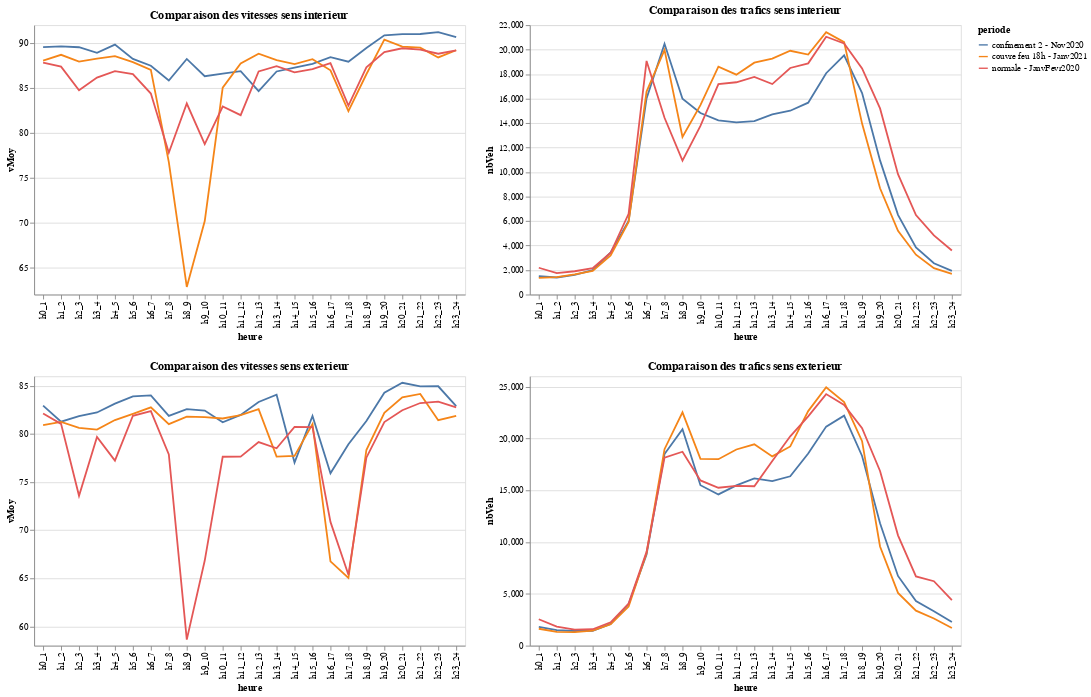

Write notebook code for a chart like this one.
### Code cell
alt.hconcat(alt.vconcat(alt.Chart(dfVtsToutePeriode.loc[dfVtsToutePeriode.sens=='sensinter'], title='Comparaison des vitesses sens interieur').mark_line().encode(
    x = alt.X('heure', sort=alt.Sort([f'h{i}_{i+1}'for i in range(24)])),
    y = alt.Y('vMoy', scale=alt.Scale(zero=False)),
    color='periode'),alt.Chart(dfVtsToutePeriode.loc[dfVtsToutePeriode.sens=='sensexter'], title='Comparaison des vitesses sens exterieur').mark_line().encode(
    x = alt.X('heure', sort=alt.Sort([f'h{i}_{i+1}'for i in range(24)])),
    y = alt.Y('vMoy', scale=alt.Scale(zero=False)),
    color='periode')),
alt.vconcat(alt.Chart(dfTraficToutePeriode.loc[dfTraficToutePeriode.sens=='sensinter'], title='Comparaison des trafics sens interieur').mark_line().encode(
    x = alt.X('heure', sort=alt.Sort([f'h{i}_{i+1}'for i in range(24)])),
    y = alt.Y('nbVeh', scale=alt.Scale(zero=False)),
    color='periode'),alt.Chart(dfTraficToutePeriode.loc[dfTraficToutePeriode.sens=='sensexter'], title='Comparaison des trafics sens exterieur').mark_line().encode(
    x = alt.X('heure', sort=alt.Sort([f'h{i}_{i+1}'for i in range(24)])),
    y = alt.Y('nbVeh', scale=alt.Scale(zero=False)),
    color='periode')))

### Figure 1 — Vega-Lite specification as saved in the notebook (floating-point values rounded to 4 significant figures)
{"config": {"view": {"continuousWidth": 400, "continuousHeight": 300}}, "hconcat": [{"vconcat": [{"data": {"name": "data-f4c3e724ce4f8c31adc46871f297ed31"}, "mark": "line", "encoding": {"color": {"type": "nominal", "field": "periode"}, "x": {"type": "nominal", "field": "heure", "sort": ["h0_1", "h1_2", "h2_3", "h3_4", "h4_5", "h5_6", "h6_7", "h7_8", "h8_9", "h9_10", "h10_11", "h11_12", "h12_13", "h13_14", "h14_15", "h15_16", "h16_17", "h17_18", "h18_19", "h19_20", "h20_21", "h21_22", "h22_23", "h23_24"]}, "y": {"type": "quantitative", "field": "vMoy", "scale": {"zero": false}}}, "title": "Comparaison des vitesses sens interieur"}, {"data": {"name": "data-dd0bc052c8e48e196b8474505cfd2868"}, "mark": "line", "encoding": {"color": {"type": "nominal", "field": "periode"}, "x": {"type": "nominal", "field": "heure", "sort": ["h0_1", "h1_2", "h2_3", "h3_4", "h4_5", "h5_6", "h6_7", "h7_8", "h8_9", "h9_10", "h10_11", "h11_12", "h12_13", "h13_14", "h14_15", "h15_16", "h16_17", "h17_18", "h18_19", "h19_20", "h20_21", "h21_22", "h22_23", "h23_24"]}, "y": {"type": "quantitative", "field": "vMoy", "scale": {"zero": false}}}, "title": "Comparaison des vitesses sens exterieur"}]}, {"vconcat": [{"data": {"name": "data-abf5c44cf3151297c8d784008a537518"}, "mark": "line", "encoding": {"color": {"type": "nominal", "field": "periode"}, "x": {"type": "nominal", "field": "heure", "sort": ["h0_1", "h1_2", "h2_3", "h3_4", "h4_5", "h5_6", "h6_7", "h7_8", "h8_9", "h9_10", "h10_11", "h11_12", "h12_13", "h13_14", "h14_15", "h15_16", "h16_17", "h17_18", "h18_19", "h19_20", "h20_21", "h21_22", "h22_23", "h23_24"]}, "y": {"type": "quantitative", "field": "nbVeh", "scale": {"zero": false}}}, "title": "Comparaison des trafics sens interieur"}, {"data": {"name": "data-a60e6e85957f9c2d99f0741ce3de1d13"}, "mark": "line", "encoding": {"color": {"type": "nominal", "field": "periode"}, "x": {"type": "nominal", "field": "heure", "sort": ["h0_1", "h1_2", "h2_3", "h3_4", "h4_5", "h5_6", "h6_7", "h7_8", "h8_9", "h9_10", "h10_11", "h11_12", "h12_13", "h13_14", "h14_15", "h15_16", "h16_17", "h17_18", "h18_19", "h19_20", "h20_21", "h21_22", "h22_23", "h23_24"]}, "y": {"type": "quantitative", "field": "nbVeh", "scale": {"zero": false}}}, "title": "Comparaison des trafics sens exterieur"}]}], "$schema": "https://vega.github.io/schema/vega-lite/v4.8.1.json", "datasets": {"data-f4c3e724ce4f8c31adc46871f297ed31": [{"heure": "h0_1", "vMoy": 89.55, "V85": 104.8, "typeJour": "JO", "sens": "sensinter", "periode": "confinement 2 - Nov2020"}, {"heure": "h1_2", "vMoy": 89.63, "V85": 105.3, "typeJour": "JO", "sens": "sensinter", "periode": "confinement 2 - Nov2020"}, {"heure": "h2_3", "vMoy": 89.54, "V85": 105.2, "typeJour": "JO", "sens": "sensinter", "periode": "confinement 2 - Nov2020"}, {"heure": "h3_4", "vMoy": 88.92, "V85": 104.5, "typeJour": "JO", "sens": "sensinter", "periode": "confinement 2 - Nov2020"}, {"heure": "h4_5", "vMoy": 89.84, "V85": 105.5, "typeJour": "JO", "sens": "sensinter", "periode": "confinement 2 - Nov2020"}, {"heure": "h5_6", "vMoy": 88.24, "V85": 104.0, "typeJour": "JO", "sens": "sensinter", "periode": "confinement 2 - Nov2020"}, {"heure": "h6_7", "vMoy": 87.48, "V85": 103.0, "typeJour": "JO", "sens": "sensinter", "periode": "confinement 2 - Nov2020"}, {"heure": "h7_8", "vMoy": 85.84, "V85": 101.1, "typeJour": "JO", "sens": "sensinter", "periode": "confinement 2 - Nov2020"}, {"heure": "h8_9", "vMoy": 88.23, "V85": 103.5, "typeJour": "JO", "sens": "sensinter", "periode": "confinement 2 - Nov2020"}, {"heure": "h9_10", "vMoy": 86.31, "V85": 102.0, "typeJour": "JO", "sens": "sensinter", "periode": "confinement 2 - Nov2020"}, {"heure": "h10_11", "vMoy": 86.59, "V85": 102.1, "typeJour": "JO", "sens": "sensinter", "periode": "confinement 2 - Nov2020"}, {"heure": "h11_12", "vMoy": 86.88, "V85": 102.7, "typeJour": "JO", "sens": "sensinter", "periode": "confinement 2 - Nov2020"}, {"heure": "h12_13", "vMoy": 84.64, "V85": 103.1, "typeJour": "JO", "sens": "sensinter", "periode": "confinement 2 - Nov2020"}, {"heure": "h13_14", "vMoy": 86.84, "V85": 103.4, "typeJour": "JO", "sens": "sensinter", "periode": "confinement 2 - Nov2020"}, {"heure": "h14_15", "vMoy": 87.28, "V85": 102.7, "typeJour": "JO", "sens": "sensinter", "periode": "confinement 2 - Nov2020"}, {"heure": "h15_16", "vMoy": 87.68, "V85": 103.2, "typeJour": "JO", "sens": "sensinter", "periode": "confinement 2 - Nov2020"}, {"heure": "h16_17", "vMoy": 88.44, "V85": 103.6, "typeJour": "JO", "sens": "sensinter", "periode": "confinement 2 - Nov2020"}, {"heure": "h17_18", "vMoy": 87.93, "V85": 103.1, "typeJour": "JO", "sens": "sensinter", "periode": "confinement 2 - Nov2020"}, {"heure": "h18_19", "vMoy": 89.46, "V85": 104.3, "typeJour": "JO", "sens": "sensinter", "periode": "confinement 2 - Nov2020"}, {"heure": "h19_20", "vMoy": 90.86, "V85": 105.5, "typeJour": "JO", "sens": "sensinter", "periode": "confinement 2 - Nov2020"}, {"heure": "h20_21", "vMoy": 91.0, "V85": 105.9, "typeJour": "JO", "sens": "sensinter", "periode": "confinement 2 - Nov2020"}, {"heure": "h21_22", "vMoy": 91.01, "V85": 106.0, "typeJour": "JO", "sens": "sensinter", "periode": "confinement 2 - Nov2020"}, {"heure": "h22_23", "vMoy": 91.21, "V85": 105.9, "typeJour": "JO", "sens": "sensinter", "periode": "confinement 2 - Nov2020"}, {"heure": "h23_24", "vMoy": 90.66, "V85": 105.7, "typeJour": "JO", "sens": "sensinter", "periode": "confinement 2 - Nov2020"}, {"heure": "h0_1", "vMoy": 88.05, "V85": 103.6, "typeJour": "JO", "sens": "sensinter", "periode": "couvre feu 18h - Janv2021"}, {"heure": "h1_2", "vMoy": 88.69, "V85": 104.2, "typeJour": "JO", "sens": "sensinter", "periode": "couvre feu 18h - Janv2021"}, {"heure": "h2_3", "vMoy": 87.94, "V85": 103.6, "typeJour": "JO", "sens": "sensinter", "periode": "couvre feu 18h - Janv2021"}, {"heure": "h3_4", "vMoy": 88.26, "V85": 103.9, "typeJour": "JO", "sens": "sensinter", "periode": "couvre feu 18h - Janv2021"}, {"heure": "h4_5", "vMoy": 88.55, "V85": 104.2, "typeJour": "JO", "sens": "sensinter", "periode": "couvre feu 18h - Janv2021"}, {"heure": "h5_6", "vMoy": 87.88, "V85": 103.6, "typeJour": "JO", "sens": "sensinter", "periode": "couvre feu 18h - Janv2021"}, {"heure": "h6_7", "vMoy": 87.01, "V85": 102.5, "typeJour": "JO", "sens": "sensinter", "periode": "couvre feu 18h - Janv2021"}, {"heure": "h7_8", "vMoy": 76.75, "V85": 96.15, "typeJour": "JO", "sens": "sensinter", "periode": "couvre feu 18h - Janv2021"}, {"heure": "h8_9", "vMoy": 62.84, "V85": 88.72, "typeJour": "JO", "sens": "sensinter", "periode": "couvre feu 18h - Janv2021"}, {"heure": "h9_10", "vMoy": 70.18, "V85": 95.2, "typeJour": "JO", "sens": "sensinter", "periode": "couvre feu 18h - Janv2021"}, {"heure": "h10_11", "vMoy": 85.05, "V85": 101.7, "typeJour": "JO", "sens": "sensinter", "periode": "couvre feu 18h - Janv2021"}, {"heure": "h11_12", "vMoy": 87.74, "V85": 103.0, "typeJour": "JO", "sens": "sensinter", "periode": "couvre feu 18h - Janv2021"}, {"heure": "h12_13", "vMoy": 88.83, "V85": 103.9, "typeJour": "JO", "sens": "sensinter", "periode": "couvre feu 18h - Janv2021"}, {"heure": "h13_14", "vMoy": 88.1, "V85": 103.4, "typeJour": "JO", "sens": "sensinter", "periode": "couvre feu 18h - Janv2021"}, {"heure": "h14_15", "vMoy": 87.67, "V85": 103.0, "typeJour": "JO", "sens": "sensinter", "periode": "couvre feu 18h - Janv2021"}, {"heure": "h15_16", "vMoy": 88.21, "V85": 103.4, "typeJour": "JO", "sens": "sensinter", "periode": "couvre feu 18h - Janv2021"}, {"heure": "h16_17", "vMoy": 86.97, "V85": 103.1, "typeJour": "JO", "sens": "sensinter", "periode": "couvre feu 18h - Janv2021"}, {"heure": "h17_18", "vMoy": 82.43, "V85": 103.1, "typeJour": "JO", "sens": "sensinter", "periode": "couvre feu 18h - Janv2021"}, {"heure": "h18_19", "vMoy": 86.53, "V85": 103.7, "typeJour": "JO", "sens": "sensinter", "periode": "couvre feu 18h - Janv2021"}, {"heure": "h19_20", "vMoy": 90.39, "V85": 105.3, "typeJour": "JO", "sens": "sensinter", "periode": "couvre feu 18h - Janv2021"}, {"heure": "h20_21", "vMoy": 89.61, "V85": 104.8, "typeJour": "JO", "sens": "sensinter", "periode": "couvre feu 18h - Janv2021"}, {"heure": "h21_22", "vMoy": 89.5, "V85": 104.8, "typeJour": "JO", "sens": "sensinter", "periode": "couvre feu 18h - Janv2021"}, {"heure": "h22_23", "vMoy": 88.4, "V85": 103.9, "typeJour": "JO", "sens": "sensinter", "periode": "couvre feu 18h - Janv2021"}, {"heure": "h23_24", "vMoy": 89.21, "V85": 104.4, "typeJour": "JO", "sens": "sensinter", "periode": "couvre feu 18h - Janv2021"}, {"heure": "h0_1", "vMoy": 87.84, "V85": 103.0, "typeJour": "JO", "sens": "sensinter", "periode": "normale - JanvFevr2020"}, {"heure": "h1_2", "vMoy": 87.38, "V85": 102.9, "typeJour": "JO", "sens": "sensinter", "periode": "normale - JanvFevr2020"}, {"heure": "h2_3", "vMoy": 84.76, "V85": 101.1, "typeJour": "JO", "sens": "sensinter", "periode": "normale - JanvFevr2020"}, {"heure": "h3_4", "vMoy": 86.16, "V85": 102.0, "typeJour": "JO", "sens": "sensinter", "periode": "normale - JanvFevr2020"}, {"heure": "h4_5", "vMoy": 86.87, "V85": 102.4, "typeJour": "JO", "sens": "sensinter", "periode": "normale - JanvFevr2020"}, {"heure": "h5_6", "vMoy": 86.55, "V85": 102.0, "typeJour": "JO", "sens": "sensinter", "periode": "normale - JanvFevr2020"}, {"heure": "h6_7", "vMoy": 84.38, "V85": 99.18, "typeJour": "JO", "sens": "sensinter", "periode": "normale - JanvFevr2020"}, {"heure": "h7_8", "vMoy": 77.79, "V85": 93.9, "typeJour": "JO", "sens": "sensinter", "periode": "normale - JanvFevr2020"}, {"heure": "h8_9", "vMoy": 83.27, "V85": 100.1, "typeJour": "JO", "sens": "sensinter", "periode": "normale - JanvFevr2020"}, {"heure": "h9_10", "vMoy": 78.75, "V85": 98.27, "typeJour": "JO", "sens": "sensinter", "periode": "normale - JanvFevr2020"}, {"heure": "h10_11", "vMoy": 82.94, "V85": 100.1, "typeJour": "JO", "sens": "sensinter", "periode": "normale - JanvFevr2020"}, {"heure": "h11_12", "vMoy": 81.97, "V85": 99.31, "typeJour": "JO", "sens": "sensinter", "periode": "normale - JanvFevr2020"}, {"heure": "h12_13", "vMoy": 86.85, "V85": 102.4, "typeJour": "JO", "sens": "sensinter", "periode": "normale - JanvFevr2020"}, {"heure": "h13_14", "vMoy": 87.44, "V85": 102.6, "typeJour": "JO", "sens": "sensinter", "periode": "normale - JanvFevr2020"}, {"heure": "h14_15", "vMoy": 86.75, "V85": 102.0, "typeJour": "JO", "sens": "sensinter", "periode": "normale - JanvFevr2020"}, {"heure": "h15_16", "vMoy": 87.11, "V85": 102.3, "typeJour": "JO", "sens": "sensinter", "periode": "normale - JanvFevr2020"}, {"heure": "h16_17", "vMoy": 87.77, "V85": 102.8, "typeJour": "JO", "sens": "sensinter", "periode": "normale - JanvFevr2020"}, {"heure": "h17_18", "vMoy": 83.04, "V85": 101.6, "typeJour": "JO", "sens": "sensinter", "periode": "normale - JanvFevr2020"}, {"heure": "h18_19", "vMoy": 87.3, "V85": 102.6, "typeJour": "JO", "sens": "sensinter", "periode": "normale - JanvFevr2020"}, {"heure": "h19_20", "vMoy": 88.99, "V85": 104.0, "typeJour": "JO", "sens": "sensinter", "periode": "normale - JanvFevr2020"}, {"heure": "h20_21", "vMoy": 89.43, "V85": 104.4, "typeJour": "JO", "sens": "sensinter", "periode": "normale - JanvFevr2020"}, {"heure": "h21_22", "vMoy": 89.27, "V85": 104.2, "typeJour": "JO", "sens": "sensinter", "periode": "normale - JanvFevr2020"}, {"heure": "h22_23", "vMoy": 88.81, "V85": 103.8, "typeJour": "JO", "sens": "sensinter", "periode": "normale - JanvFevr2020"}, {"heure": "h23_24", "vMoy": 89.2, "V85": 104.2, "typeJour": "JO", "sens": "sensinter", "periode": "normale - JanvFevr2020"}], "data-dd0bc052c8e48e196b8474505cfd2868": [{"heure": "h0_1", "vMoy": 82.95, "V85": 98.94, "typeJour": "JO", "sens": "sensexter", "periode": "confinement 2 - Nov2020"}, {"heure": "h1_2", "vMoy": 81.28, "V85": 95.06, "typeJour": "JO", "sens": "sensexter", "periode": "confinement 2 - Nov2020"}, {"heure": "h2_3", "vMoy": 81.87, "V85": 96.46, "typeJour": "JO", "sens": "sensexter", "periode": "confinement 2 - Nov2020"}, {"heure": "h3_4", "vMoy": 82.24, "V85": 97.53, "typeJour": "JO", "sens": "sensexter", "periode": "confinement 2 - Nov2020"}, {"heure": "h4_5", "vMoy": 83.15, "V85": 99.35, "typeJour": "JO", "sens": "sensexter", "periode": "confinement 2 - Nov2020"}, {"heure": "h5_6", "vMoy": 83.91, "V85": 100.9, "typeJour": "JO", "sens": "sensexter", "periode": "confinement 2 - Nov2020"}, {"heure": "h6_7", "vMoy": 84.01, "V85": 100.8, "typeJour": "JO", "sens": "sensexter", "periode": "confinement 2 - Nov2020"}, {"heure": "h7_8", "vMoy": 81.89, "V85": 97.81, "typeJour": "JO", "sens": "sensexter", "periode": "confinement 2 - Nov2020"}, {"heure": "h8_9", "vMoy": 82.58, "V85": 98.61, "typeJour": "JO", "sens": "sensexter", "periode": "confinement 2 - Nov2020"}, {"heure": "h9_10", "vMoy": 82.43, "V85": 98.92, "typeJour": "JO", "sens": "sensexter", "periode": "confinement 2 - Nov2020"}, {"heure": "h10_11", "vMoy": 81.21, "V85": 97.1, "typeJour": "JO", "sens": "sensexter", "periode": "confinement 2 - Nov2020"}, {"heure": "h11_12", "vMoy": 81.98, "V85": 98.12, "typeJour": "JO", "sens": "sensexter", "periode": "confinement 2 - Nov2020"}, {"heure": "h12_13", "vMoy": 83.32, "V85": 100.5, "typeJour": "JO", "sens": "sensexter", "periode": "confinement 2 - Nov2020"}, {"heure": "h13_14", "vMoy": 84.08, "V85": 101.6, "typeJour": "JO", "sens": "sensexter", "periode": "confinement 2 - Nov2020"}, {"heure": "h14_15", "vMoy": 77.03, "V85": 97.95, "typeJour": "JO", "sens": "sensexter", "periode": "confinement 2 - Nov2020"}, {"heure": "h15_16", "vMoy": 81.88, "V85": 98.93, "typeJour": "JO", "sens": "sensexter", "periode": "confinement 2 - Nov2020"}, {"heure": "h16_17", "vMoy": 75.92, "V85": 96.36, "typeJour": "JO", "sens": "sensexter", "periode": "confinement 2 - Nov2020"}, {"heure": "h17_18", "vMoy": 78.93, "V85": 95.48, "typeJour": "JO", "sens": "sensexter", "periode": "confinement 2 - Nov2020"}, {"heure": "h18_19", "vMoy": 81.34, "V85": 97.34, "typeJour": "JO", "sens": "sensexter", "periode": "confinement 2 - Nov2020"}, {"heure": "h19_20", "vMoy": 84.29, "V85": 100.8, "typeJour": "JO", "sens": "sensexter", "periode": "confinement 2 - Nov2020"}, {"heure": "h20_21", "vMoy": 85.32, "V85": 102.0, "typeJour": "JO", "sens": "sensexter", "periode": "confinement 2 - Nov2020"}, {"heure": "h21_22", "vMoy": 84.95, "V85": 101.7, "typeJour": "JO", "sens": "sensexter", "periode": "confinement 2 - Nov2020"}, {"heure": "h22_23", "vMoy": 84.96, "V85": 101.5, "typeJour": "JO", "sens": "sensexter", "periode": "confinement 2 - Nov2020"}, {"heure": "h23_24", "vMoy": 82.9, "V85": 98.66, "typeJour": "JO", "sens": "sensexter", "periode": "confinement 2 - Nov2020"}, {"heure": "h0_1", "vMoy": 80.92, "V85": 93.26, "typeJour": "JO", "sens": "sensexter", "periode": "couvre feu 18h - Janv2021"}, {"heure": "h1_2", "vMoy": 81.26, "V85": 94.4, "typeJour": "JO", "sens": "sensexter", "periode": "couvre feu 18h - Janv2021"}, {"heure": "h2_3", "vMoy": 80.63, "V85": 91.83, "typeJour": "JO", "sens": "sensexter", "periode": "couvre feu 18h - Janv2021"}, {"heure": "h3_4", "vMoy": 80.46, "V85": 93.82, "typeJour": "JO", "sens": "sensexter", "periode": "couvre feu 18h - Janv2021"}, {"heure": "h4_5", "vMoy": 81.45, "V85": 95.84, "typeJour": "JO", "sens": "sensexter", "periode": "couvre feu 18h - Janv2021"}, {"heure": "h5_6", "vMoy": 82.1, "V85": 98.71, "typeJour": "JO", "sens": "sensexter", "periode": "couvre feu 18h - Janv2021"}, {"heure": "h6_7", "vMoy": 82.77, "V85": 99.08, "typeJour": "JO", "sens": "sensexter", "periode": "couvre feu 18h - Janv2021"}, {"heure": "h7_8", "vMoy": 81.02, "V85": 95.98, "typeJour": "JO", "sens": "sensexter", "periode": "couvre feu 18h - Janv2021"}, {"heure": "h8_9", "vMoy": 81.8, "V85": 96.85, "typeJour": "JO", "sens": "sensexter", "periode": "couvre feu 18h - Janv2021"}, {"heure": "h9_10", "vMoy": 81.76, "V85": 97.04, "typeJour": "JO", "sens": "sensexter", "periode": "couvre feu 18h - Janv2021"}, {"heure": "h10_11", "vMoy": 81.61, "V85": 96.59, "typeJour": "JO", "sens": "sensexter", "periode": "couvre feu 18h - Janv2021"}, {"heure": "h11_12", "vMoy": 81.96, "V85": 97.14, "typeJour": "JO", "sens": "sensexter", "periode": "couvre feu 18h - Janv2021"}, {"heure": "h12_13", "vMoy": 82.57, "V85": 98.5, "typeJour": "JO", "sens": "sensexter", "periode": "couvre feu 18h - Janv2021"}, {"heure": "h13_14", "vMoy": 77.64, "V85": 96.83, "typeJour": "JO", "sens": "sensexter", "periode": "couvre feu 18h - Janv2021"}, {"heure": "h14_15", "vMoy": 77.72, "V85": 96.43, "typeJour": "JO", "sens": "sensexter", "periode": "couvre feu 18h - Janv2021"}, {"heure": "h15_16", "vMoy": 81.03, "V85": 96.33, "typeJour": "JO", "sens": "sensexter", "periode": "couvre feu 18h - Janv2021"}, {"heure": "h16_17", "vMoy": 66.76, "V85": 87.49, "typeJour": "JO", "sens": "sensexter", "periode": "couvre feu 18h - Janv2021"}, {"heure": "h17_18", "vMoy": 65.05, "V85": 85.53, "typeJour": "JO", "sens": "sensexter", "periode": "couvre feu 18h - Janv2021"}, {"heure": "h18_19", "vMoy": 78.34, "V85": 93.87, "typeJour": "JO", "sens": "sensexter", "periode": "couvre feu 18h - Janv2021"}, {"heure": "h19_20", "vMoy": 82.2, "V85": 98.78, "typeJour": "JO", "sens": "sensexter", "periode": "couvre feu 18h - Janv2021"}, {"heure": "h20_21", "vMoy": 83.8, "V85": 100.3, "typeJour": "JO", "sens": "sensexter", "periode": "couvre feu 18h - Janv2021"}, {"heure": "h21_22", "vMoy": 84.17, "V85": 100.5, "typeJour": "JO", "sens": "sensexter", "periode": "couvre feu 18h - Janv2021"}, {"heure": "h22_23", "vMoy": 81.43, "V85": 97.39, "typeJour": "JO", "sens": "sensexter", "periode": "couvre feu 18h - Janv2021"}, {"heure": "h23_24", "vMoy": 81.89, "V85": 96.17, "typeJour": "JO", "sens": "sensexter", "periode": "couvre feu 18h - Janv2021"}, {"heure": "h0_1", "vMoy": 82.13, "V85": 96.54, "typeJour": "JO", "sens": "sensexter", "periode": "normale - JanvFevr2020"}, {"heure": "h1_2", "vMoy": 81.05, "V85": 94.37, "typeJour": "JO", "sens": "sensexter", "periode": "normale - JanvFevr2020"}, {"heure": "h2_3", "vMoy": 73.57, "V85": 89.41, "typeJour": "JO", "sens": "sensexter", "periode": "normale - JanvFevr2020"}, {"heure": "h3_4", "vMoy": 79.68, "V85": 91.98, "typeJour": "JO", "sens": "sensexter", "periode": "normale - JanvFevr2020"}, {"heure": "h4_5", "vMoy": 77.24, "V85": 93.54, "typeJour": "JO", "sens": "sensexter", "periode": "normale - JanvFevr2020"}, {"heure": "h5_6", "vMoy": 81.89, "V85": 97.86, "typeJour": "JO", "sens": "sensexter", "periode": "normale - JanvFevr2020"}, {"heure": "h6_7", "vMoy": 82.38, "V85": 98.25, "typeJour": "JO", "sens": "sensexter", "periode": "normale - JanvFevr2020"}, {"heure": "h7_8", "vMoy": 77.87, "V85": 94.61, "typeJour": "JO", "sens": "sensexter", "periode": "normale - JanvFevr2020"}, {"heure": "h8_9", "vMoy": 58.63, "V85": 86.64, "typeJour": "JO", "sens": "sensexter", "periode": "normale - JanvFevr2020"}, {"heure": "h9_10", "vMoy": 66.85, "V85": 89.9, "typeJour": "JO", "sens": "sensexter", "periode": "normale - JanvFevr2020"}, {"heure": "h10_11", "vMoy": 77.64, "V85": 94.91, "typeJour": "JO", "sens": "sensexter", "periode": "normale - JanvFevr2020"}, {"heure": "h11_12", "vMoy": 77.65, "V85": 94.37, "typeJour": "JO", "sens": "sensexter", "periode": "normale - JanvFevr2020"}, {"heure": "h12_13", "vMoy": 79.16, "V85": 97.17, "typeJour": "JO", "sens": "sensexter", "periode": "normale - JanvFevr2020"}, {"heure": "h13_14", "vMoy": 78.52, "V85": 95.57, "typeJour": "JO", "sens": "sensexter", "periode": "normale - JanvFevr2020"}, {"heure": "h14_15", "vMoy": 80.75, "V85": 96.45, "typeJour": "JO", "sens": "sensexter", "periode": "normale - JanvFevr2020"}, {"heure": "h15_16", "vMoy": 80.71, "V85": 96.06, "typeJour": "JO", "sens": "sensexter", "periode": "normale - JanvFevr2020"}, {"heure": "h16_17", "vMoy": 70.86, "V85": 88.8, "typeJour": "JO", "sens": "sensexter", "periode": "normale - JanvFevr2020"}, {"heure": "h17_18", "vMoy": 65.36, "V85": 86.29, "typeJour": "JO", "sens": "sensexter", "periode": "normale - JanvFevr2020"}, {"heure": "h18_19", "vMoy": 77.54, "V85": 91.68, "typeJour": "JO", "sens": "sensexter", "periode": "normale - JanvFevr2020"}, {"heure": "h19_20", "vMoy": 81.24, "V85": 96.68, "typeJour": "JO", "sens": "sensexter", "periode": "normale - JanvFevr2020"}, {"heure": "h20_21", "vMoy": 82.47, "V85": 98.21, "typeJour": "JO", "sens": "sensexter", "periode": "normale - JanvFevr2020"}, {"heure": "h21_22", "vMoy": 83.22, "V85": 98.57, "typeJour": "JO", "sens": "sensexter", "periode": "normale - JanvFevr2020"}, {"heure": "h22_23", "vMoy": 83.37, "V85": 98.35, "typeJour": "JO", "sens": "sensexter", "periode": "normale - JanvFevr2020"}, {"heure": "h23_24", "vMoy": 82.77, "V85": 97.75, "typeJour": "JO", "sens": "sensexter", "periode": "normale - JanvFevr2020"}], "data-abf5c44cf3151297c8d784008a537518": [{"heure": "h0_1", "sens": "sensinter", "nbVeh": 1493, "periode": "confinement 2 - Nov2020"}, {"heure": "h10_11", "sens": "sensinter", "nbVeh": 14230, "periode": "confinement 2 - Nov2020"}, {"heure": "h11_12", "sens": "sensinter", "nbVeh": 14061, "periode": "confinement 2 - Nov2020"}, {"heure": "h12_13", "sens": "sensinter", "nbVeh": 14158, "periode": "confinement 2 - Nov2020"}, {"heure": "h13_14", "sens": "sensinter", "nbVeh": 14710, "periode": "confinement 2 - Nov2020"}, {"heure": "h14_15", "sens": "sensinter", "nbVeh": 15009, "periode": "confinement 2 - Nov2020"}, {"heure": "h15_16", "sens": "sensinter", "nbVeh": 15668, "periode": "confinement 2 - Nov2020"}, {"heure": "h16_17", "sens": "sensinter", "nbVeh": 18075, "periode": "confinement 2 - Nov2020"}, {"heure": "h17_18", "sens": "sensinter", "nbVeh": 19533, "periode": "confinement 2 - Nov2020"}, {"heure": "h18_19", "sens": "sensinter", "nbVeh": 16452, "periode": "confinement 2 - Nov2020"}, {"heure": "h19_20", "sens": "sensinter", "nbVeh": 10955, "periode": "confinement 2 - Nov2020"}, {"heure": "h1_2", "sens": "sensinter", "nbVeh": 1392, "periode": "confinement 2 - Nov2020"}, {"heure": "h20_21", "sens": "sensinter", "nbVeh": 6508, "periode": "confinement 2 - Nov2020"}, {"heure": "h21_22", "sens": "sensinter", "nbVeh": 3857, "periode": "confinement 2 - Nov2020"}, {"heure": "h22_23", "sens": "sensinter", "nbVeh": 2552, "periode": "confinement 2 - Nov2020"}, {"heure": "h23_24", "sens": "sensinter", "nbVeh": 1936, "periode": "confinement 2 - Nov2020"}, {"heure": "h2_3", "sens": "sensinter", "nbVeh": 1598, "periode": "confinement 2 - Nov2020"}, {"heure": "h3_4", "sens": "sensinter", "nbVeh": 1994, "periode": "confinement 2 - Nov2020"}, {"heure": "h4_5", "sens": "sensinter", "nbVeh": 3437, "periode": "confinement 2 - Nov2020"}, {"heure": "h5_6", "sens": "sensinter", "nbVeh": 6009, "periode": "confinement 2 - Nov2020"}, {"heure": "h6_7", "sens": "sensinter", "nbVeh": 16015, "periode": "confinement 2 - Nov2020"}, {"heure": "h7_8", "sens": "sensinter", "nbVeh": 20476, "periode": "confinement 2 - Nov2020"}, {"heure": "h8_9", "sens": "sensinter", "nbVeh": 15992, "periode": "confinement 2 - Nov2020"}, {"heure": "h9_10", "sens": "sensinter", "nbVeh": 14822, "periode": "confinement 2 - Nov2020"}, {"heure": "h0_1", "sens": "sensinter", "nbVeh": 1363, "periode": "couvre feu 18h - Janv2021"}, {"heure": "h10_11", "sens": "sensinter", "nbVeh": 18611, "periode": "couvre feu 18h - Janv2021"}, {"heure": "h11_12", "sens": "sensinter", "nbVeh": 17959, "periode": "couvre feu 18h - Janv2021"}, {"heure": "h12_13", "sens": "sensinter", "nbVeh": 18938, "periode": "couvre feu 18h - Janv2021"}, {"heure": "h13_14", "sens": "sensinter", "nbVeh": 19270, "periode": "couvre feu 18h - Janv2021"}, {"heure": "h14_15", "sens": "sensinter", "nbVeh": 19905, "periode": "couvre feu 18h - Janv2021"}, {"heure": "h15_16", "sens": "sensinter", "nbVeh": 19592, "periode": "couvre feu 18h - Janv2021"}, {"heure": "h16_17", "sens": "sensinter", "nbVeh": 21422, "periode": "couvre feu 18h - Janv2021"}, {"heure": "h17_18", "sens": "sensinter", "nbVeh": 20616, "periode": "couvre feu 18h - Janv2021"}, {"heure": "h18_19", "sens": "sensinter", "nbVeh": 13959, "periode": "couvre feu 18h - Janv2021"}, {"heure": "h19_20", "sens": "sensinter", "nbVeh": 8677, "periode": "couvre feu 18h - Janv2021"}, {"heure": "h1_2", "sens": "sensinter", "nbVeh": 1429, "periode": "couvre feu 18h - Janv2021"}, {"heure": "h20_21", "sens": "sensinter", "nbVeh": 5205, "periode": "couvre feu 18h - Janv2021"}, {"heure": "h21_22", "sens": "sensinter", "nbVeh": 3253, "periode": "couvre feu 18h - Janv2021"}, {"heure": "h22_23", "sens": "sensinter", "nbVeh": 2150, "periode": "couvre feu 18h - Janv2021"}, {"heure": "h23_24", "sens": "sensinter", "nbVeh": 1696, "periode": "couvre feu 18h - Janv2021"}, {"heure": "h2_3", "sens": "sensinter", "nbVeh": 1640, "periode": "couvre feu 18h - Janv2021"}, {"heure": "h3_4", "sens": "sensinter", "nbVeh": 1937, "periode": "couvre feu 18h - Janv2021"}, {"heure": "h4_5", "sens": "sensinter", "nbVeh": 3188, "periode": "couvre feu 18h - Janv2021"}, {"heure": "h5_6", "sens": "sensinter", "nbVeh": 5921, "periode": "couvre feu 18h - Janv2021"}, {"heure": "h6_7", "sens": "sensinter", "nbVeh": 16575, "periode": "couvre feu 18h - Janv2021"}, {"heure": "h7_8", "sens": "sensinter", "nbVeh": 19979, "periode": "couvre feu 18h - Janv2021"}, {"heure": "h8_9", "sens": "sensinter", "nbVeh": 12877, "periode": "couvre feu 18h - Janv2021"}, {"heure": "h9_10", "sens": "sensinter", "nbVeh": 15472, "periode": "couvre feu 18h - Janv2021"}, {"heure": "h0_1", "sens": "sensinter", "nbVeh": 2189, "periode": "normale - JanvFevr2020"}, {"heure": "h10_11", "sens": "sensinter", "nbVeh": 17184, "periode": "normale - JanvFevr2020"}, {"heure": "h11_12", "sens": "sensinter", "nbVeh": 17336, "periode": "normale - JanvFevr2020"}, {"heure": "h12_13", "sens": "sensinter", "nbVeh": 17772, "periode": "normale - JanvFevr2020"}, {"heure": "h13_14", "sens": "sensinter", "nbVeh": 17188, "periode": "normale - JanvFevr2020"}, {"heure": "h14_15", "sens": "sensinter", "nbVeh": 18503, "periode": "normale - JanvFevr2020"}, {"heure": "h15_16", "sens": "sensinter", "nbVeh": 18880, "periode": "normale - JanvFevr2020"}, {"heure": "h16_17", "sens": "sensinter", "nbVeh": 21053, "periode": "normale - JanvFevr2020"}, {"heure": "h17_18", "sens": "sensinter", "nbVeh": 20510, "periode": "normale - JanvFevr2020"}, {"heure": "h18_19", "sens": "sensinter", "nbVeh": 18471, "periode": "normale - JanvFevr2020"}, {"heure": "h19_20", "sens": "sensinter", "nbVeh": 15199, "periode": "normale - JanvFevr2020"}, {"heure": "h1_2", "sens": "sensinter", "nbVeh": 1744, "periode": "normale - JanvFevr2020"}, {"heure": "h20_21", "sens": "sensinter", "nbVeh": 9832, "periode": "normale - JanvFevr2020"}, {"heure": "h21_22", "sens": "sensinter", "nbVeh": 6486, "periode": "normale - JanvFevr2020"}, {"heure": "h22_23", "sens": "sensinter", "nbVeh": 4825, "periode": "normale - JanvFevr2020"}, {"heure": "h23_24", "sens": "sensinter", "nbVeh": 3593, "periode": "normale - JanvFevr2020"}, {"heure": "h2_3", "sens": "sensinter", "nbVeh": 1902, "periode": "normale - JanvFevr2020"}, {"heure": "h3_4", "sens": "sensinter", "nbVeh": 2148, "periode": "normale - JanvFevr2020"}, {"heure": "h4_5", "sens": "sensinter", "nbVeh": 3412, "periode": "normale - JanvFevr2020"}, {"heure": "h5_6", "sens": "sensinter", "nbVeh": 6594, "periode": "normale - JanvFevr2020"}, {"heure": "h6_7", "sens": "sensinter", "nbVeh": 19076, "periode": "normale - JanvFevr2020"}, {"heure": "h7_8", "sens": "sensinter", "nbVeh": 14436, "periode": "normale - JanvFevr2020"}, {"heure": "h8_9", "sens": "sensinter", "nbVeh": 10930, "periode": "normale - JanvFevr2020"}, {"heure": "h9_10", "sens": "sensinter", "nbVeh": 13772, "periode": "normale - JanvFevr2020"}], "data-a60e6e85957f9c2d99f0741ce3de1d13": [{"heure": "h0_1", "sens": "sensexter", "nbVeh": 1805, "periode": "confinement 2 - Nov2020"}, {"heure": "h10_11", "sens": "sensexter", "nbVeh": 14596, "periode": "confinement 2 - Nov2020"}, {"heure": "h11_12", "sens": "sensexter", "nbVeh": 15465, "periode": "confinement 2 - Nov2020"}, {"heure": "h12_13", "sens": "sensexter", "nbVeh": 16141, "periode": "confinement 2 - Nov2020"}, {"heure": "h13_14", "sens": "sensexter", "nbVeh": 15886, "periode": "confinement 2 - Nov2020"}, {"heure": "h14_15", "sens": "sensexter", "nbVeh": 16344, "periode": "confinement 2 - Nov2020"}, {"heure": "h15_16", "sens": "sensexter", "nbVeh": 18552, "periode": "confinement 2 - Nov2020"}, {"heure": "h16_17", "sens": "sensexter", "nbVeh": 21141, "periode": "confinement 2 - Nov2020"}, {"heure": "h17_18", "sens": "sensexter", "nbVeh": 22200, "periode": "confinement 2 - Nov2020"}, {"heure": "h18_19", "sens": "sensexter", "nbVeh": 18309, "periode": "confinement 2 - Nov2020"}, {"heure": "h19_20", "sens": "sensexter", "nbVeh": 11814, "periode": "confinement 2 - Nov2020"}, {"heure": "h1_2", "sens": "sensexter", "nbVeh": 1497, "periode": "confinement 2 - Nov2020"}, {"heure": "h20_21", "sens": "sensexter", "nbVeh": 6728, "periode": "confinement 2 - Nov2020"}, {"heure": "h21_22", "sens": "sensexter", "nbVeh": 4310, "periode": "confinement 2 - Nov2020"}, {"heure": "h22_23", "sens": "sensexter", "nbVeh": 3330, "periode": "confinement 2 - Nov2020"}, {"heure": "h23_24", "sens": "sensexter", "nbVeh": 2282, "periode": "confinement 2 - Nov2020"}, {"heure": "h2_3", "sens": "sensexter", "nbVeh": 1415, "periode": "confinement 2 - Nov2020"}, {"heure": "h3_4", "sens": "sensexter", "nbVeh": 1431, "periode": "confinement 2 - Nov2020"}, {"heure": "h4_5", "sens": "sensexter", "nbVeh": 2100, "periode": "confinement 2 - Nov2020"}, {"heure": "h5_6", "sens": "sensexter", "nbVeh": 4019, "periode": "confinement 2 - Nov2020"}, {"heure": "h6_7", "sens": "sensexter", "nbVeh": 8788, "periode": "confinement 2 - Nov2020"}, {"heure": "h7_8", "sens": "sensexter", "nbVeh": 18497, "periode": "confinement 2 - Nov2020"}, {"heure": "h8_9", "sens": "sensexter", "nbVeh": 20893, "periode": "confinement 2 - Nov2020"}, {"heure": "h9_10", "sens": "sensexter", "nbVeh": 15482, "periode": "confinement 2 - Nov2020"}, {"heure": "h0_1", "sens": "sensexter", "nbVeh": 1633, "periode": "couvre feu 18h - Janv2021"}, {"heure": "h10_11", "sens": "sensexter", "nbVeh": 17998, "periode": "couvre feu 18h - Janv2021"}, {"heure": "h11_12", "sens": "sensexter", "nbVeh": 18933, "periode": "couvre feu 18h - Janv2021"}, {"heure": "h12_13", "sens": "sensexter", "nbVeh": 19435, "periode": "couvre feu 18h - Janv2021"}, {"heure": "h13_14", "sens": "sensexter", "nbVeh": 18265, "periode": "couvre feu 18h - Janv2021"}, {"heure": "h14_15", "sens": "sensexter", "nbVeh": 19230, "periode": "couvre feu 18h - Janv2021"}, {"heure": "h15_16", "sens": "sensexter", "nbVeh": 22639, "periode": "couvre feu 18h - Janv2021"}, {"heure": "h16_17", "sens": "sensexter", "nbVeh": 24934, "periode": "couvre feu 18h - Janv2021"}, {"heure": "h17_18", "sens": "sensexter", "nbVeh": 23501, "periode": "couvre feu 18h - Janv2021"}, {"heure": "h18_19", "sens": "sensexter", "nbVeh": 19735, "periode": "couvre feu 18h - Janv2021"}, {"heure": "h19_20", "sens": "sensexter", "nbVeh": 9571, "periode": "couvre feu 18h - Janv2021"}, {"heure": "h1_2", "sens": "sensexter", "nbVeh": 1333, "periode": "couvre feu 18h - Janv2021"}, {"heure": "h20_21", "sens": "sensexter", "nbVeh": 5090, "periode": "couvre feu 18h - Janv2021"}, {"heure": "h21_22", "sens": "sensexter", "nbVeh": 3380, "periode": "couvre feu 18h - Janv2021"}, {"heure": "h22_23", "sens": "sensexter", "nbVeh": 2617, "periode": "couvre feu 18h - Janv2021"}, {"heure": "h23_24", "sens": "sensexter", "nbVeh": 1711, "periode": "couvre feu 18h - Janv2021"}, {"heure": "h2_3", "sens": "sensexter", "nbVeh": 1298, "periode": "couvre feu 18h - Janv2021"}, {"heure": "h3_4", "sens": "sensexter", "nbVeh": 1461, "periode": "couvre feu 18h - Janv2021"}, {"heure": "h4_5", "sens": "sensexter", "nbVeh": 2061, "periode": "couvre feu 18h - Janv2021"}, {"heure": "h5_6", "sens": "sensexter", "nbVeh": 3775, "periode": "couvre feu 18h - Janv2021"}, {"heure": "h6_7", "sens": "sensexter", "nbVeh": 8951, "periode": "couvre feu 18h - Janv2021"}, {"heure": "h7_8", "sens": "sensexter", "nbVeh": 18963, "periode": "couvre feu 18h - Janv2021"}, {"heure": "h8_9", "sens": "sensexter", "nbVeh": 22520, "periode": "couvre feu 18h - Janv2021"}, {"heure": "h9_10", "sens": "sensexter", "nbVeh": 18021, "periode": "couvre feu 18h - Janv2021"}, {"heure": "h0_1", "sens": "sensexter", "nbVeh": 2549, "periode": "normale - JanvFevr2020"}, {"heure": "h10_11", "sens": "sensexter", "nbVeh": 15244, "periode": "normale - JanvFevr2020"}, {"heure": "h11_12", "sens": "sensexter", "nbVeh": 15416, "periode": "normale - JanvFevr2020"}, {"heure": "h12_13", "sens": "sensexter", "nbVeh": 15383, "periode": "normale - JanvFevr2020"}, {"heure": "h13_14", "sens": "sensexter", "nbVeh": 17828, "periode": "normale - JanvFevr2020"}, {"heure": "h14_15", "sens": "sensexter", "nbVeh": 20205, "periode": "normale - JanvFevr2020"}, {"heure": "h15_16", "sens": "sensexter", "nbVeh": 22136, "periode": "normale - JanvFevr2020"}, {"heure": "h16_17", "sens": "sensexter", "nbVeh": 24278, "periode": "normale - JanvFevr2020"}, {"heure": "h17_18", "sens": "sensexter", "nbVeh": 23231, "periode": "normale - JanvFevr2020"}, {"heure": "h18_19", "sens": "sensexter", "nbVeh": 20990, "periode": "normale - JanvFevr2020"}, {"heure": "h19_20", "sens": "sensexter", "nbVeh": 16857, "periode": "normale - JanvFevr2020"}, {"heure": "h1_2", "sens": "sensexter", "nbVeh": 1842, "periode": "normale - JanvFevr2020"}, {"heure": "h20_21", "sens": "sensexter", "nbVeh": 10646, "periode": "normale - JanvFevr2020"}, {"heure": "h21_22", "sens": "sensexter", "nbVeh": 6679, "periode": "normale - JanvFevr2020"}, {"heure": "h22_23", "sens": "sensexter", "nbVeh": 6221, "periode": "normale - JanvFevr2020"}, {"heure": "h23_24", "sens": "sensexter", "nbVeh": 4396, "periode": "normale - JanvFevr2020"}, {"heure": "h2_3", "sens": "sensexter", "nbVeh": 1542, "periode": "normale - JanvFevr2020"}, {"heure": "h3_4", "sens": "sensexter", "nbVeh": 1586, "periode": "normale - JanvFevr2020"}, {"heure": "h4_5", "sens": "sensexter", "nbVeh": 2254, "periode": "normale - JanvFevr2020"}, {"heure": "h5_6", "sens": "sensexter", "nbVeh": 4063, "periode": "normale - JanvFevr2020"}, {"heure": "h6_7", "sens": "sensexter", "nbVeh": 9049, "periode": "normale - JanvFevr2020"}, {"heure": "h7_8", "sens": "sensexter", "nbVeh": 18153, "periode": "normale - JanvFevr2020"}, {"heure": "h8_9", "sens": "sensexter", "nbVeh": 18715, "periode": "normale - JanvFevr2020"}, {"heure": "h9_10", "sens": "sensexter", "nbVeh": 15948, "periode": "normale - JanvFevr2020"}]}}
